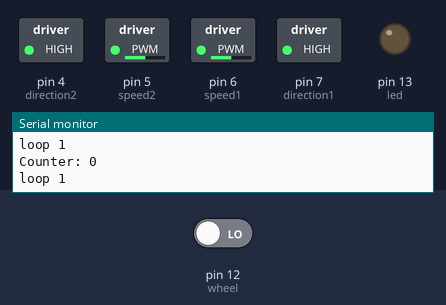
Recording of a sketch running on a simulated Arduino Uno, built with avr-gcc and run on an emulated ATmega328P. Parts: switched loads named in the sketch (green lamp = pin HIGH), output pins drawn as LEDs (lit = HIGH), the last lines printed to the serial monitor. The inputs (shaded band) are chosen by the test bench; at power-on: pin 12 (wheel) LOW.

Above: at 1.2 s.
1.3 s: pin 12 (wheel) driven HIGH
At 4.1 s:
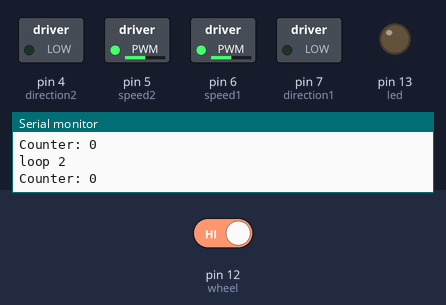
4.3 s: pin 12 (wheel) driven LOW
At 5.7 s:
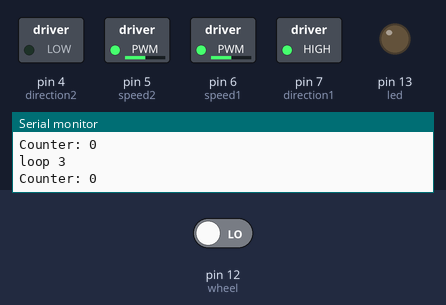
6.6 s: pin 12 (wheel) driven HIGH
At 8.5 s:
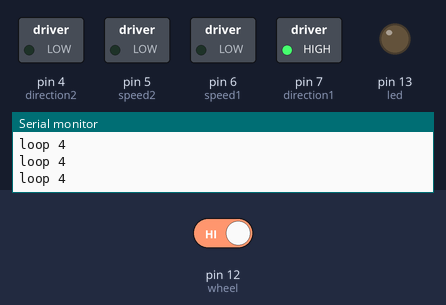
Timing chart, 0 to 10.0 s (numbered marks = the images above; inputs shaded):
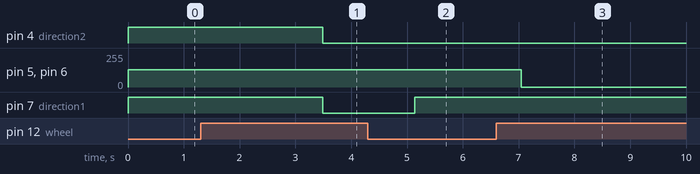

Measured:
- after the input at 1.3 s, pin 4 (direction2), pin 7 (direction1): HIGH → LOW after 2.2 s
- after the input at 4.3 s, pin 7 (direction1): LOW → HIGH after 0.84 s
- after the input at 6.6 s, pin 5 (speed2), pin 6 (speed1): 128/255 → 0/255 after 0.45 s

The sketch:

drivingSequence.ino
```cpp
int speed1 = 6;
int direction1 = 7;
int speed2 = 5;
int direction2 = 4;

int wheel = 12;
int led = 13;
int wheelVal = 0;
int counter = 0;

void setup() {
  Serial.begin(9600);
  pinMode(direction1, OUTPUT);
  pinMode(direction2, OUTPUT);
  pinMode(speed1, OUTPUT);
  pinMode(speed2, OUTPUT);

  pinMode(wheel, INPUT);
  pinMode(led, OUTPUT);
}

void loop() {     //forward

  while(counter < 100){
    digitalWrite(direction1, HIGH);
    digitalWrite(direction2, HIGH);
    analogWrite(speed1, 128);
    analogWrite(speed2, 128);


    wheelVal = digitalRead(wheel);
    counter = counter + wheelVal;

    Serial.print("Counter: ");
    Serial.println(counter);
    Serial.println("loop 1");
  }
  counter = 0;

  while(counter < 39){            //backwards
        Serial.println("loop 2");

    digitalWrite(direction1, LOW);
    digitalWrite(direction2, LOW);
    analogWrite(speed1, 128);
    analogWrite(speed2, 128);

    wheelVal = digitalRead(wheel);
    counter = counter + !wheelVal;
        Serial.print("Counter: ");
    Serial.println(counter);
  }

  counter = 0;

  while(counter < 20){            //turn
        Serial.println("loop 3");

    digitalWrite(direction1, HIGH);
    digitalWrite(direction2, LOW);
    analogWrite(speed1, 128);
    analogWrite(speed2, 128);


    wheelVal = digitalRead(wheel);
    counter = counter + wheelVal;
        Serial.print("Counter: ");
    Serial.println(counter);
  }

   counter = 0;

  while(counter == 0){              //stop
        Serial.println("loop 4");

    digitalWrite(direction1, HIGH);
    digitalWrite(direction2, LOW);
    analogWrite(speed1, 0);
    analogWrite(speed2, 0);


  }


}
```
